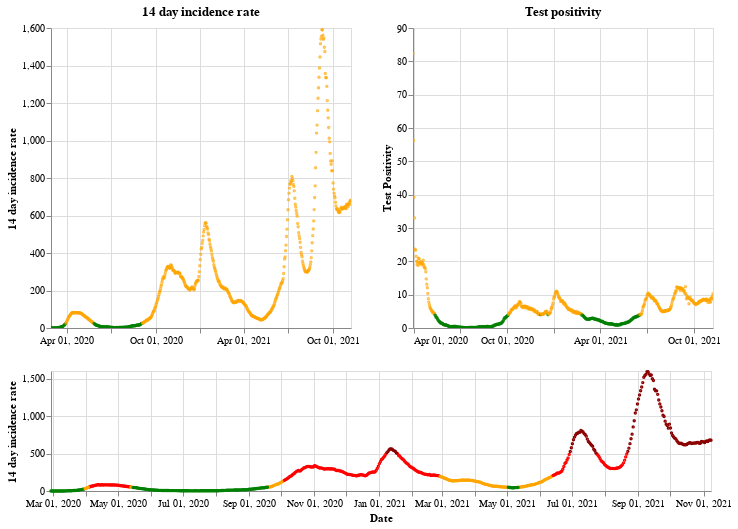

Notebook code cell kept with this figure:
### Markdown cell above
## Scotland

### Code cell
plot_traffic_light('Scotland')

### Figure 1 — Vega-Lite specification as saved in the notebook (floating-point values rounded to 4 significant figures; data arrays with more than 128 entries replaced by an {"elided": "..."} marker saying what was removed)
{"config": {"view": {"continuousWidth": 400, "continuousHeight": 300}}, "vconcat": [{"hconcat": [{"mark": {"type": "point", "size": 2}, "encoding": {"color": {"condition": {"value": "green", "test": "(datum.twoWeeklyCasesRate <= 25)"}, "value": "orange"}, "tooltip": [{"type": "nominal", "field": "areaName"}, {"type": "temporal", "field": "date"}, {"type": "quantitative", "field": "twoWeeklyCasesRate"}, {"type": "quantitative", "field": "testPositivity"}], "x": {"type": "temporal", "axis": {"title": ""}, "field": "date", "scale": {"domain": {"selection": "DateBrush"}}, "timeUnit": "yearmonthdate"}, "y": {"type": "quantitative", "axis": {"title": "14 day incidence rate"}, "field": "twoWeeklyCasesRate"}}, "title": "14 day incidence rate", "width": 300}, {"mark": {"type": "point", "size": 2}, "encoding": {"color": {"condition": {"value": "green", "test": "(datum.testPositivity <= 4)"}, "value": "orange"}, "tooltip": [{"type": "nominal", "field": "areaName"}, {"type": "temporal", "field": "date"}, {"type": "quantitative", "field": "twoWeeklyCasesRate"}, {"type": "quantitative", "field": "testPositivity"}], "x": {"type": "temporal", "axis": {"title": ""}, "field": "date", "scale": {"domain": {"selection": "DateBrush"}}, "timeUnit": "yearmonthdate"}, "y": {"type": "quantitative", "axis": {"title": "Test Positivity"}, "field": "testPositivity"}}, "title": "Test positivity", "width": 300}]}, {"layer": [{"mark": {"type": "point", "size": 2}, "encoding": {"color": {"condition": {"value": "orange", "test": "(((datum.testPositivity < 4) && (datum.twoWeeklyCasesRate >= 50)) && (datum.twoWeeklyCasesRate < 200))"}, "value": "red"}, "opacity": {"condition": {"value": 1, "test": "((datum.twoWeeklyCasesRate >= 50) && (datum.twoWeeklyCasesRate < 500))"}, "value": 0}, "tooltip": [{"type": "nominal", "field": "areaName"}, {"type": "temporal", "field": "date"}, {"type": "quantitative", "field": "twoWeeklyCasesRate"}, {"type": "quantitative", "field": "testPositivity"}], "x": {"type": "temporal", "axis": {"title": "Date"}, "field": "date", "timeUnit": "yearmonthdate"}, "y": {"type": "quantitative", "axis": {"title": "14 day incidence rate"}, "field": "twoWeeklyCasesRate"}}, "selection": {"DateBrush": {"type": "interval", "encodings": ["x"], "fields": ["Time"]}}}, {"mark": {"type": "point", "size": 2}, "encoding": {"color": {"value": "darkred"}, "opacity": {"condition": {"value": 1, "test": "(datum.twoWeeklyCasesRate >= 500)"}, "value": 0}, "tooltip": [{"type": "nominal", "field": "areaName"}, {"type": "temporal", "field": "date"}, {"type": "quantitative", "field": "twoWeeklyCasesRate"}, {"type": "quantitative", "field": "testPositivity"}], "x": {"type": "temporal", "axis": {"title": "Date"}, "field": "date", "timeUnit": "yearmonthdate"}, "y": {"type": "quantitative", "axis": {"title": "14 day incidence rate"}, "field": "twoWeeklyCasesRate"}}}, {"mark": {"type": "point", "size": 2}, "encoding": {"color": {"condition": {"value": "green", "test": "((datum.testPositivity < 4) && (datum.twoWeeklyCasesRate < 50))"}, "value": "orange"}, "opacity": {"condition": {"value": 1, "test": "(datum.twoWeeklyCasesRate < 50)"}, "value": 0}, "tooltip": [{"type": "nominal", "field": "areaName"}, {"type": "temporal", "field": "date"}, {"type": "quantitative", "field": "twoWeeklyCasesRate"}, {"type": "quantitative", "field": "testPositivity"}], "x": {"type": "temporal", "axis": {"title": "Date"}, "field": "date", "timeUnit": "yearmonthdate"}, "y": {"type": "quantitative", "axis": {"title": "14 day incidence rate"}, "field": "twoWeeklyCasesRate"}}}], "height": 120, "width": 660}], "data": {"name": "data-50e01b35999ac3c0f093630de211fbd3"}, "$schema": "https://vega.github.io/schema/vega-lite/v4.8.1.json", "datasets": {"data-50e01b35999ac3c0f093630de211fbd3": {"elided": "620 records"}}}
